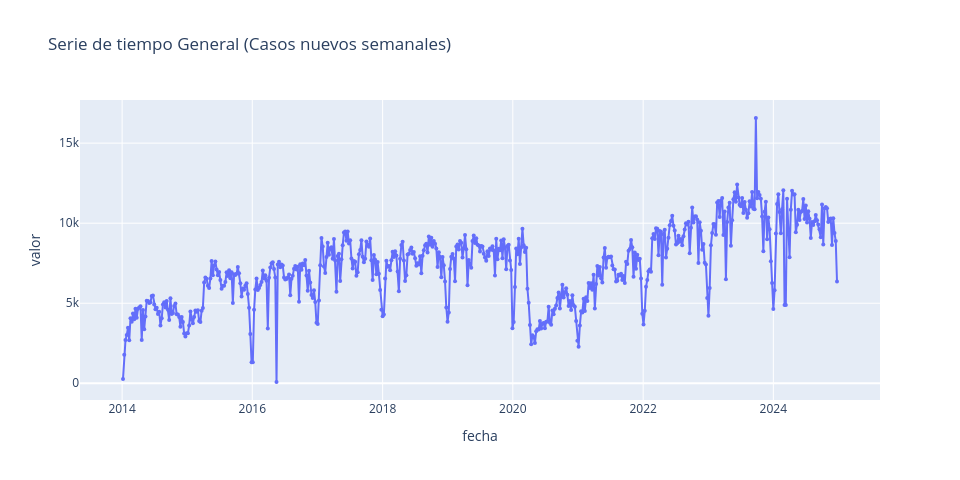

Notebook source saved alongside this figure:
### Markdown cell above
* Se aplican transformaciones de Box-Cox para estabilizar la varianza y facilitar la modelación.

### Code cell
from scipy import stats
df_boxcox = df_incremento.copy()
serie_transformada, lambda_optimo = stats.boxcox(df_boxcox['valor'])
df_boxcox['valor'] = serie_transformada

x= 'fecha'
y= 'valor'
title = 'Serie de tiempo General (Casos nuevos semanales)'
# Gráfica de línea con plotly / seaborn según selección del usuario
func.plot_timeseries(df_boxcox, x=x, y=y, title=title, plotly_engine=USE_PLOTLY)

### Figure 1 — Plotly figure (JSON) as saved in the notebook; plotly's stock layout.template omitted (floating-point values rounded to 4 significant figures; data arrays with more than 128 entries replaced by an {"elided": "..."} marker saying what was removed)
{"data": [{"customdata": {"elided": "573x1 int values"}, "hovertemplate": "fecha=%{x}<br>valor=%{y}<br>semana=%{customdata[0]}<extra></extra>", "legendgroup": "", "line": {"color": "#636efa", "dash": "solid"}, "marker": {"size": 4, "symbol": "circle"}, "mode": "lines+markers", "name": "", "orientation": "v", "showlegend": false, "type": "scatter", "x": {"elided": "573 str values"}, "xaxis": "x", "y": {"elided": "573 float values"}, "yaxis": "y"}], "layout": {"height": 480, "legend": {"tracegroupgap": 0}, "title": {"text": "Serie de tiempo General (Casos nuevos semanales)"}, "width": 960, "xaxis": {"anchor": "y", "domain": [0, 1], "title": {"text": "fecha"}}, "yaxis": {"anchor": "x", "domain": [0, 1], "title": {"text": "valor"}}}}
